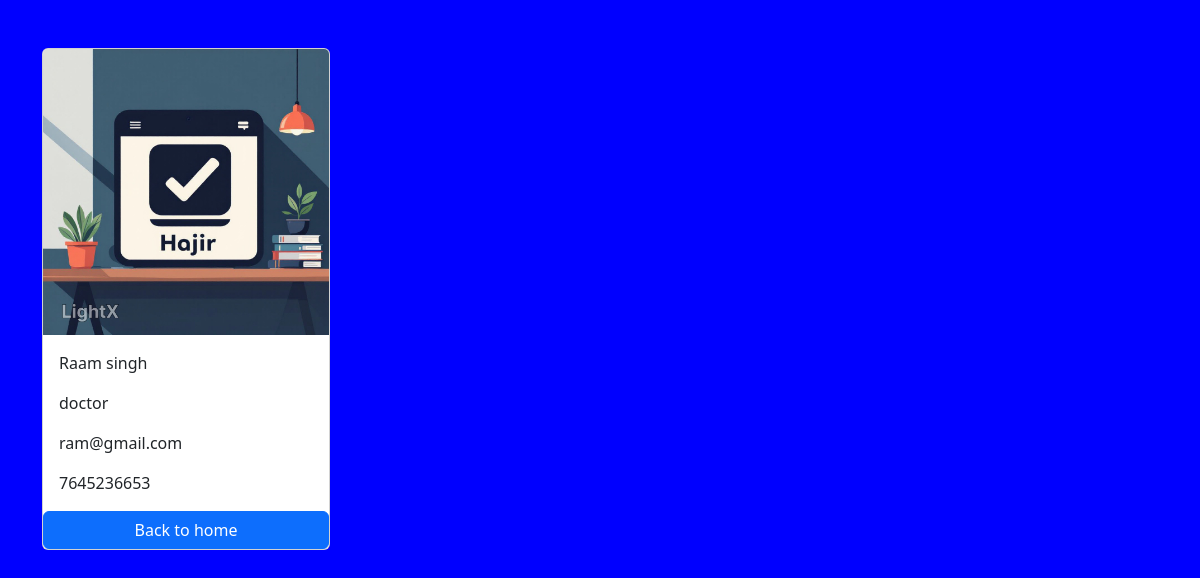
Screenshot of /employees/2/ with the database file from the repository.
### employee/models.py (models this page shows, shortened)
class Employee(models.Model):
    first_name=models.CharField(max_length=100)
    last_name=models.CharField(max_length=100)
    phone=models.CharField(max_length=12,blank=True)
    email_address=models.EmailField(max_length=100, unique=True)
    designation=models.CharField(max_length=100)
    photo=models.ImageField(upload_to='images')
    created_at=models.DateTimeField(auto_now_add=True)
    updated_at=models.DateTimeField(auto_now=True)

### employee/views.py (the view)
# urls.py: path('<int:pk>/',views.employee_detail,name='employee_detail'),
def employee_detail(request, pk):
    employee=get_object_or_404(Employee,pk=pk)
    context={
        'employee':employee
    }
    return render(request,'employee_detail.html',context)

### templates/employee_detail.html (shortened to what this page needs)
{%load static%}
<!DOCTYPE html>
<html lang="en">
<head>
    <link href="https://cdn.jsdelivr.net/npm/bootstrap@5.3.8/dist/css/bootstrap.min.css" rel="stylesheet">
    <link rel="stylesheet" href="{% static 'css/style.css' %}">
</head>
<body>
    <div class="container pt-5">
        <div class="card mx auto" style="width: 18rem;">
        <img class="card-img-top" src="{{ employee.photo.url }}" alt="Employee Photo">
        <div class="card-body">
        <p class="card-text">{{employee.first_name}} {{employee.last_name}}</p>
        <p class="card-text">{{employee.designation}}</p>
        <p class="card-text">{{employee.email_address}}</p>
        <p class="card-text">{{employee.phone}}</p>
    </div>
    <a href="{% url 'home' %}" class="btn btn-primary">Back to home</a>
</div>
</div>
</body>
</html>

### first/static/css/style.css (style rules this page uses)
body { background-color: blue; }

### rows the page displays
Employee: photo (picture), first_name "Raam", last_name "singh", designation "doctor", email_address "ram@gmail.com", phone "7645236653"
